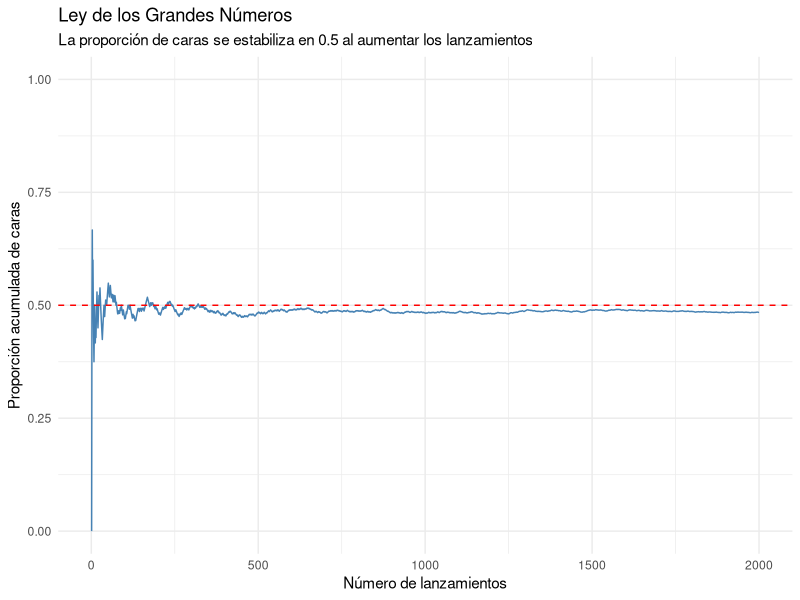
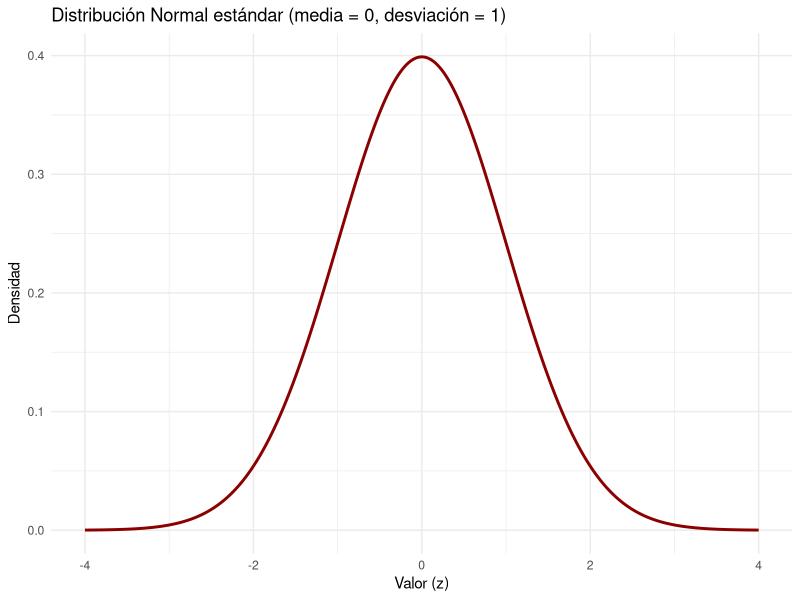
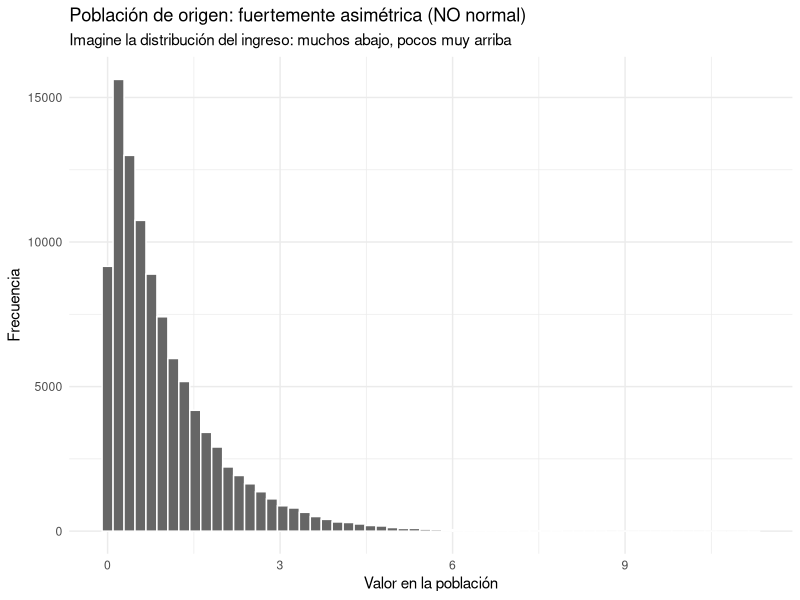
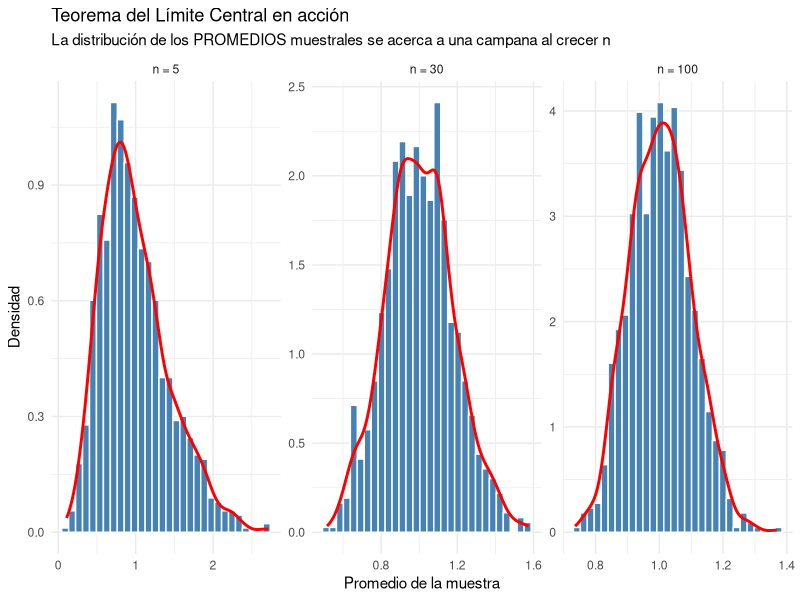

Recreate these plots in R, in order.
## ---- chunk 1
knitr::opts_chunk$set(
  echo = TRUE,
  message = FALSE,
  warning = FALSE,
  fig.align = "center",
  fig.width = 7,
  fig.height = 4.5
)
## ---- chunk 2
if (!requireNamespace("ggplot2", quietly = TRUE)) install.packages("ggplot2")
library(ggplot2)

set.seed(123)
## ---- chunk 3
sample(c("cara", "sello"), size = 10, replace = TRUE)
## ---- chunk 4
lanzamientos <- sample(c("cara", "sello"), size = 1000, replace = TRUE)
table(lanzamientos)              # frecuencias absolutas
prop.table(table(lanzamientos))  # frecuencias relativas (proporciones)
## ---- chunk 5
n         <- 2000
lanz      <- sample(c(0, 1), size = n, replace = TRUE)   # 1 = cara
prop_acum <- cumsum(lanz) / seq_len(n)                    # proporción acumulada

df_lgn <- data.frame(lanzamiento = seq_len(n), proporcion = prop_acum)

ggplot(df_lgn, aes(x = lanzamiento, y = proporcion)) +
  geom_line(color = "steelblue") +
  geom_hline(yintercept = 0.5, linetype = "dashed", color = "red") +
  coord_cartesian(ylim = c(0, 1)) +
  labs(
    title = "Ley de los Grandes Números",
    subtitle = "La proporción de caras se estabiliza en 0.5 al aumentar los lanzamientos",
    x = "Número de lanzamientos",
    y = "Proporción acumulada de caras"
  ) +
  theme_minimal()
## ---- chunk 6
x <- seq(-4, 4, length.out = 400)
y <- dnorm(x, mean = 0, sd = 1)   # dnorm = "altura" de la curva normal en cada x

df_normal <- data.frame(x = x, densidad = y)

ggplot(df_normal, aes(x = x, y = densidad)) +
  geom_line(color = "darkred", linewidth = 1) +
  labs(
    title = "Distribución Normal estándar (media = 0, desviación = 1)",
    x = "Valor (z)", y = "Densidad"
  ) +
  theme_minimal()
## ---- chunk 7
# ¿Qué proporción de casos está por debajo del promedio? (debería ser 0.5)
pnorm(0, mean = 0, sd = 1)

# ¿Por debajo de qué valor está el 95% de los casos?
qnorm(0.95, mean = 0, sd = 1)

# Generamos 5 "personas" con estatura ~ Normal(media = 170 cm, sd = 8 cm):
rnorm(5, mean = 170, sd = 8)
## ---- chunk 8
pnorm(1) - pnorm(-1)    # ~ 0.68  -> dentro de +/- 1 sd
pnorm(2) - pnorm(-2)    # ~ 0.95  -> dentro de +/- 2 sd
pnorm(3) - pnorm(-3)    # ~ 0.997 -> dentro de +/- 3 sd
## ---- chunk 9
set.seed(2024)
poblacion <- rexp(100000, rate = 1)   # exponencial: cola larga hacia la derecha

ggplot(data.frame(x = poblacion), aes(x = x)) +
  geom_histogram(bins = 60, fill = "grey40", color = "white") +
  labs(
    title = "Población de origen: fuertemente asimétrica (NO normal)",
    subtitle = "Imagine la distribución del ingreso: muchos abajo, pocos muy arriba",
    x = "Valor en la población", y = "Frecuencia"
  ) +
  theme_minimal()
## ---- chunk 10
medias_muestrales <- function(poblacion, n, reps = 1000) {
  replicate(reps, mean(sample(poblacion, size = n, replace = TRUE)))
}

medias_n5   <- medias_muestrales(poblacion, n = 5)
medias_n30  <- medias_muestrales(poblacion, n = 30)
medias_n100 <- medias_muestrales(poblacion, n = 100)
## ---- chunk 11
df_tlc <- rbind(
  data.frame(media = medias_n5,   n = "n = 5"),
  data.frame(media = medias_n30,  n = "n = 30"),
  data.frame(media = medias_n100, n = "n = 100")
)
# Ordenamos los niveles para que los paneles salgan de menor a mayor n:
df_tlc$n <- factor(df_tlc$n, levels = c("n = 5", "n = 30", "n = 100"))

ggplot(df_tlc, aes(x = media)) +
  geom_histogram(aes(y = after_stat(density)), bins = 30,
                 fill = "steelblue", color = "white") +
  geom_density(color = "red", linewidth = 1) +   # forma empírica de los promedios
  facet_wrap(~ n, scales = "free") +
  labs(
    title = "Teorema del Límite Central en acción",
    subtitle = "La distribución de los PROMEDIOS muestrales se acerca a una campana al crecer n",
    x = "Promedio de la muestra", y = "Densidad"
  ) +
  theme_minimal()
## ---- chunk 12
media_poblacion <- mean(poblacion)   # media verdadera (mu)
sd_poblacion    <- sd(poblacion)     # desviación de la población (sigma)

# El centro de los promedios debe coincidir con la media poblacional:
media_poblacion
mean(medias_n30)

# La dispersión de los promedios (error estándar) debe ser sigma / sqrt(n):
sd_poblacion / sqrt(30)   # error estándar TEÓRICO
sd(medias_n30)            # error estándar EMPÍRICO (de nuestra simulación)
